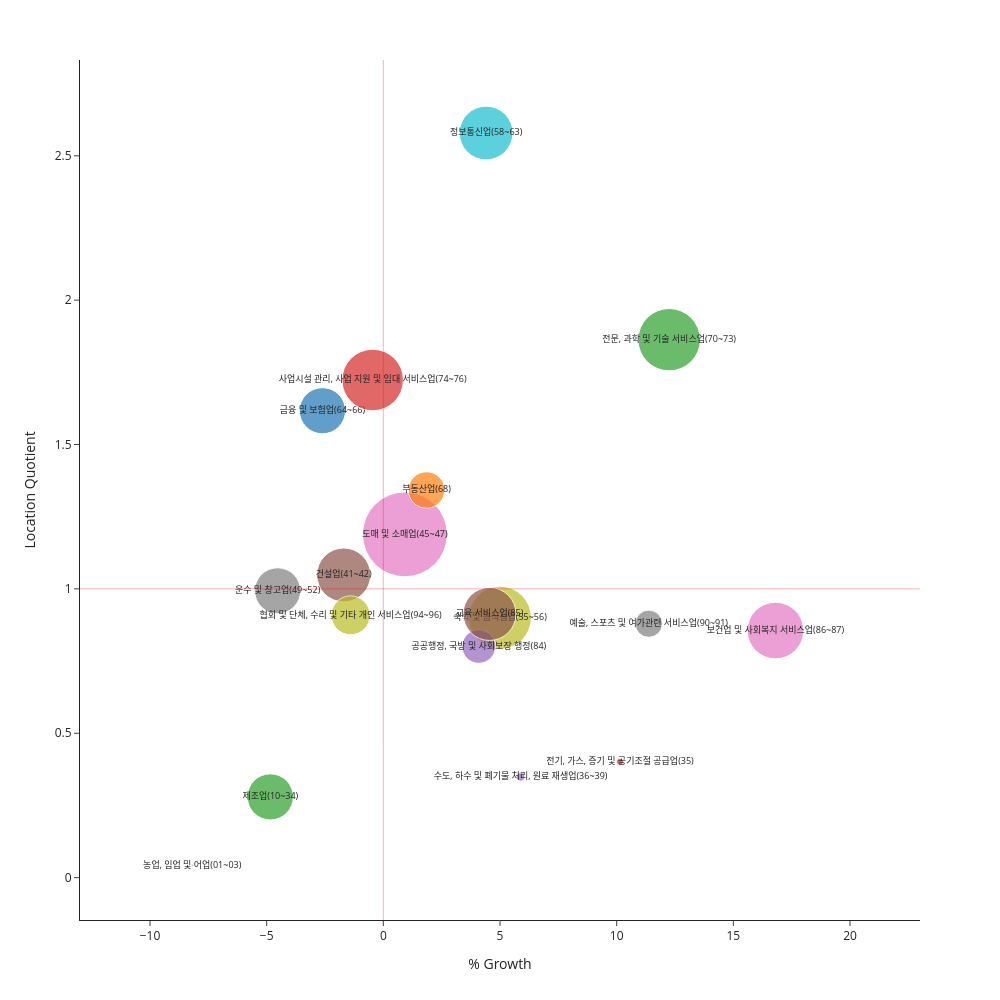

Write notebook code for a chart like this one.
### Code cell
fig = px.scatter(industry_LQ_growth_seoul, 
                 x='pct_growth', y='LQ', 
                 color='sector',       # 섹터별 색상변화
                 size='employee_2019', # 2019년 고용수로 포인트 크기
                 size_max = 60,
                 text = 'sector',
                 template="simple_white",
                 width = 1000,
                 height = 1000,
                 labels = {'pct_growth' : '% Growth', 'LQ' : 'Location Quotient'},
                 range_x=[-13,23]
                 ) 

fig.update_traces(textposition='middle center', textfont_size=9)

fig.add_vline(x=0, line_width=1, line_color="red")
fig.add_hline(y=1, line_width=1, line_color="red")

fig.update_yaxes(position=1)


fig.update_layout(legend=dict(
    orientation="v",
    yanchor="bottom",
    y=1.02,
    xanchor="left",
    x=0
))

fig.update_layout(showlegend=False)


fig.show()

### Figure 1 — Plotly figure (JSON) as saved in the notebook; plotly's stock layout.template omitted (floating-point values rounded to 4 significant figures)
{"data": [{"hovertemplate": "sector=%{text}<br>% Growth=%{x}<br>Location Quotient=%{y}<br>employee_2019=%{marker.size}<extra></extra>", "legendgroup": "농업, 임업 및 어업(01~03)", "marker": {"color": "#1F77B4", "size": [426], "sizemode": "area", "sizeref": 249.9, "symbol": "circle"}, "mode": "markers+text", "name": "농업, 임업 및 어업(01~03)", "orientation": "v", "showlegend": true, "text": ["농업, 임업 및 어업(01~03)"], "textfont": {"size": 9}, "textposition": "middle center", "type": "scatter", "x": [-8.19], "xaxis": "x", "y": [0.04217], "yaxis": "y"}, {"hovertemplate": "sector=%{text}<br>% Growth=%{x}<br>Location Quotient=%{y}<br>employee_2019=%{marker.size}<extra></extra>", "legendgroup": "광업(05~08)", "marker": {"color": "#FF7F0E", "size": [43], "sizemode": "area", "sizeref": 249.9, "symbol": "circle"}, "mode": "markers+text", "name": "광업(05~08)", "orientation": "v", "showlegend": true, "text": ["광업(05~08)"], "textfont": {"size": 9}, "textposition": "middle center", "type": "scatter", "x": [-25.86], "xaxis": "x", "y": [0.01256], "yaxis": "y"}, {"hovertemplate": "sector=%{text}<br>% Growth=%{x}<br>Location Quotient=%{y}<br>employee_2019=%{marker.size}<extra></extra>", "legendgroup": "제조업(10~34)", "marker": {"color": "#2CA02C", "size": [265273], "sizemode": "area", "sizeref": 249.9, "symbol": "circle"}, "mode": "markers+text", "name": "제조업(10~34)", "orientation": "v", "showlegend": true, "text": ["제조업(10~34)"], "textfont": {"size": 9}, "textposition": "middle center", "type": "scatter", "x": [-4.843], "xaxis": "x", "y": [0.2796], "yaxis": "y"}, {"hovertemplate": "sector=%{text}<br>% Growth=%{x}<br>Location Quotient=%{y}<br>employee_2019=%{marker.size}<extra></extra>", "legendgroup": "전기, 가스, 증기 및 공기조절 공급업(35)", "marker": {"color": "#D62728", "size": [6234], "sizemode": "area", "sizeref": 249.9, "symbol": "circle"}, "mode": "markers+text", "name": "전기, 가스, 증기 및 공기조절 공급업(35)", "orientation": "v", "showlegend": true, "text": ["전기, 가스, 증기 및 공기조절 공급업(35)"], "textfont": {"size": 9}, "textposition": "middle center", "type": "scatter", "x": [10.14], "xaxis": "x", "y": [0.4013], "yaxis": "y"}, {"hovertemplate": "sector=%{text}<br>% Growth=%{x}<br>Location Quotient=%{y}<br>employee_2019=%{marker.size}<extra></extra>", "legendgroup": "수도, 하수 및 폐기물 처리, 원료 재생업(36~39)", "marker": {"color": "#9467BD", "size": [9158], "sizemode": "area", "sizeref": 249.9, "symbol": "circle"}, "mode": "markers+text", "name": "수도, 하수 및 폐기물 처리, 원료 재생업(36~39)", "orientation": "v", "showlegend": true, "text": ["수도, 하수 및 폐기물 처리, 원료 재생업(36~39)"], "textfont": {"size": 9}, "textposition": "middle center", "type": "scatter", "x": [5.885], "xaxis": "x", "y": [0.349], "yaxis": "y"}, {"hovertemplate": "sector=%{text}<br>% Growth=%{x}<br>Location Quotient=%{y}<br>employee_2019=%{marker.size}<extra></extra>", "legendgroup": "건설업(41~42)", "marker": {"color": "#8C564B", "size": [362785], "sizemode": "area", "sizeref": 249.9, "symbol": "circle"}, "mode": "markers+text", "name": "건설업(41~42)", "orientation": "v", "showlegend": true, "text": ["건설업(41~42)"], "textfont": {"size": 9}, "textposition": "middle center", "type": "scatter", "x": [-1.699], "xaxis": "x", "y": [1.048], "yaxis": "y"}, {"hovertemplate": "sector=%{text}<br>% Growth=%{x}<br>Location Quotient=%{y}<br>employee_2019=%{marker.size}<extra></extra>", "legendgroup": "도매 및 소매업(45~47)", "marker": {"color": "#E377C2", "size": [899642], "sizemode": "area", "sizeref": 249.9, "symbol": "circle"}, "mode": "markers+text", "name": "도매 및 소매업(45~47)", "orientation": "v", "showlegend": true, "text": ["도매 및 소매업(45~47)"], "textfont": {"size": 9}, "textposition": "middle center", "type": "scatter", "x": [0.9244], "xaxis": "x", "y": [1.189], "yaxis": "y"}, {"hovertemplate": "sector=%{text}<br>% Growth=%{x}<br>Location Quotient=%{y}<br>employee_2019=%{marker.size}<extra></extra>", "legendgroup": "운수 및 창고업(49~52)", "marker": {"color": "#7F7F7F", "size": [264181], "sizemode": "area", "sizeref": 249.9, "symbol": "circle"}, "mode": "markers+text", "name": "운수 및 창고업(49~52)", "orientation": "v", "showlegend": true, "text": ["운수 및 창고업(49~52)"], "textfont": {"size": 9}, "textposition": "middle center", "type": "scatter", "x": [-4.53], "xaxis": "x", "y": [0.9935], "yaxis": "y"}, {"hovertemplate": "sector=%{text}<br>% Growth=%{x}<br>Location Quotient=%{y}<br>employee_2019=%{marker.size}<extra></extra>", "legendgroup": "숙박 및 음식점업(55~56)", "marker": {"color": "#BCBD22", "size": [493912], "sizemode": "area", "sizeref": 249.9, "symbol": "circle"}, "mode": "markers+text", "name": "숙박 및 음식점업(55~56)", "orientation": "v", "showlegend": true, "text": ["숙박 및 음식점업(55~56)"], "textfont": {"size": 9}, "textposition": "middle center", "type": "scatter", "x": [4.999], "xaxis": "x", "y": [0.9003], "yaxis": "y"}, {"hovertemplate": "sector=%{text}<br>% Growth=%{x}<br>Location Quotient=%{y}<br>employee_2019=%{marker.size}<extra></extra>", "legendgroup": "정보통신업(58~63)", "marker": {"color": "#17BECF", "size": [360062], "sizemode": "area", "sizeref": 249.9, "symbol": "circle"}, "mode": "markers+text", "name": "정보통신업(58~63)", "orientation": "v", "showlegend": true, "text": ["정보통신업(58~63)"], "textfont": {"size": 9}, "textposition": "middle center", "type": "scatter", "x": [4.405], "xaxis": "x", "y": [2.579], "yaxis": "y"}, {"hovertemplate": "sector=%{text}<br>% Growth=%{x}<br>Location Quotient=%{y}<br>employee_2019=%{marker.size}<extra></extra>", "legendgroup": "금융 및 보험업(64~66)", "marker": {"color": "#1F77B4", "size": [266110], "sizemode": "area", "sizeref": 249.9, "symbol": "circle"}, "mode": "markers+text", "name": "금융 및 보험업(64~66)", "orientation": "v", "showlegend": true, "text": ["금융 및 보험업(64~66)"], "textfont": {"size": 9}, "textposition": "middle center", "type": "scatter", "x": [-2.609], "xaxis": "x", "y": [1.617], "yaxis": "y"}, {"hovertemplate": "sector=%{text}<br>% Growth=%{x}<br>Location Quotient=%{y}<br>employee_2019=%{marker.size}<extra></extra>", "legendgroup": "부동산업(68)", "marker": {"color": "#FF7F0E", "size": [166094], "sizemode": "area", "sizeref": 249.9, "symbol": "circle"}, "mode": "markers+text", "name": "부동산업(68)", "orientation": "v", "showlegend": true, "text": ["부동산업(68)"], "textfont": {"size": 9}, "textposition": "middle center", "type": "scatter", "x": [1.851], "xaxis": "x", "y": [1.343], "yaxis": "y"}, {"hovertemplate": "sector=%{text}<br>% Growth=%{x}<br>Location Quotient=%{y}<br>employee_2019=%{marker.size}<extra></extra>", "legendgroup": "전문, 과학 및 기술 서비스업(70~73)", "marker": {"color": "#2CA02C", "size": [485150], "sizemode": "area", "sizeref": 249.9, "symbol": "circle"}, "mode": "markers+text", "name": "전문, 과학 및 기술 서비스업(70~73)", "orientation": "v", "showlegend": true, "text": ["전문, 과학 및 기술 서비스업(70~73)"], "textfont": {"size": 9}, "textposition": "middle center", "type": "scatter", "x": [12.25], "xaxis": "x", "y": [1.863], "yaxis": "y"}, {"hovertemplate": "sector=%{text}<br>% Growth=%{x}<br>Location Quotient=%{y}<br>employee_2019=%{marker.size}<extra></extra>", "legendgroup": "사업시설 관리, 사업 지원 및 임대 서비스업(74~76)", "marker": {"color": "#D62728", "size": [472573], "sizemode": "area", "sizeref": 249.9, "symbol": "circle"}, "mode": "markers+text", "name": "사업시설 관리, 사업 지원 및 임대 서비스업(74~76)", "orientation": "v", "showlegend": true, "text": ["사업시설 관리, 사업 지원 및 임대 서비스업(74~76)"], "textfont": {"size": 9}, "textposition": "middle center", "type": "scatter", "x": [-0.4569], "xaxis": "x", "y": [1.723], "yaxis": "y"}, {"hovertemplate": "sector=%{text}<br>% Growth=%{x}<br>Location Quotient=%{y}<br>employee_2019=%{marker.size}<extra></extra>", "legendgroup": "공공행정, 국방 및 사회보장 행정(84)", "marker": {"color": "#9467BD", "size": [141582], "sizemode": "area", "sizeref": 249.9, "symbol": "circle"}, "mode": "markers+text", "name": "공공행정, 국방 및 사회보장 행정(84)", "orientation": "v", "showlegend": true, "text": ["공공행정, 국방 및 사회보장 행정(84)"], "textfont": {"size": 9}, "textposition": "middle center", "type": "scatter", "x": [4.091], "xaxis": "x", "y": [0.8007], "yaxis": "y"}, {"hovertemplate": "sector=%{text}<br>% Growth=%{x}<br>Location Quotient=%{y}<br>employee_2019=%{marker.size}<extra></extra>", "legendgroup": "교육 서비스업(85)", "marker": {"color": "#8C564B", "size": [351320], "sizemode": "area", "sizeref": 249.9, "symbol": "circle"}, "mode": "markers+text", "name": "교육 서비스업(85)", "orientation": "v", "showlegend": true, "text": ["교육 서비스업(85)"], "textfont": {"size": 9}, "textposition": "middle center", "type": "scatter", "x": [4.551], "xaxis": "x", "y": [0.9132], "yaxis": "y"}, {"hovertemplate": "sector=%{text}<br>% Growth=%{x}<br>Location Quotient=%{y}<br>employee_2019=%{marker.size}<extra></extra>", "legendgroup": "보건업 및 사회복지 서비스업(86~87)", "marker": {"color": "#E377C2", "size": [400143], "sizemode": "area", "sizeref": 249.9, "symbol": "circle"}, "mode": "markers+text", "name": "보건업 및 사회복지 서비스업(86~87)", "orientation": "v", "showlegend": true, "text": ["보건업 및 사회복지 서비스업(86~87)"], "textfont": {"size": 9}, "textposition": "middle center", "type": "scatter", "x": [16.81], "xaxis": "x", "y": [0.8556], "yaxis": "y"}, {"hovertemplate": "sector=%{text}<br>% Growth=%{x}<br>Location Quotient=%{y}<br>employee_2019=%{marker.size}<extra></extra>", "legendgroup": "예술, 스포츠 및 여가관련 서비스업(90~91)", "marker": {"color": "#7F7F7F", "size": [92752], "sizemode": "area", "sizeref": 249.9, "symbol": "circle"}, "mode": "markers+text", "name": "예술, 스포츠 및 여가관련 서비스업(90~91)", "orientation": "v", "showlegend": true, "text": ["예술, 스포츠 및 여가관련 서비스업(90~91)"], "textfont": {"size": 9}, "textposition": "middle center", "type": "scatter", "x": [11.38], "xaxis": "x", "y": [0.8793], "yaxis": "y"}, {"hovertemplate": "sector=%{text}<br>% Growth=%{x}<br>Location Quotient=%{y}<br>employee_2019=%{marker.size}<extra></extra>", "legendgroup": "협회 및 단체, 수리 및 기타 개인 서비스업(94~96)", "marker": {"color": "#BCBD22", "size": [189557], "sizemode": "area", "sizeref": 249.9, "symbol": "circle"}, "mode": "markers+text", "name": "협회 및 단체, 수리 및 기타 개인 서비스업(94~96)", "orientation": "v", "showlegend": true, "text": ["협회 및 단체, 수리 및 기타 개인 서비스업(94~96)"], "textfont": {"size": 9}, "textposition": "middle center", "type": "scatter", "x": [-1.4], "xaxis": "x", "y": [0.9085], "yaxis": "y"}], "layout": {"height": 1000, "legend": {"itemsizing": "constant", "orientation": "v", "title": {"text": "sector"}, "tracegroupgap": 0, "x": 0, "xanchor": "left", "y": 1.02, "yanchor": "bottom"}, "margin": {"t": 60}, "shapes": [{"line": {"color": "red", "width": 1}, "type": "line", "x0": 0, "x1": 0, "xref": "x", "y0": 0, "y1": 1, "yref": "y domain"}, {"line": {"color": "red", "width": 1}, "type": "line", "x0": 0, "x1": 1, "xref": "x domain", "y0": 1, "y1": 1, "yref": "y"}], "showlegend": false, "width": 1000, "xaxis": {"anchor": "y", "domain": [0, 1], "range": [-13, 23], "title": {"text": "% Growth"}}, "yaxis": {"anchor": "x", "domain": [0, 1], "position": 1, "title": {"text": "Location Quotient"}}}}
